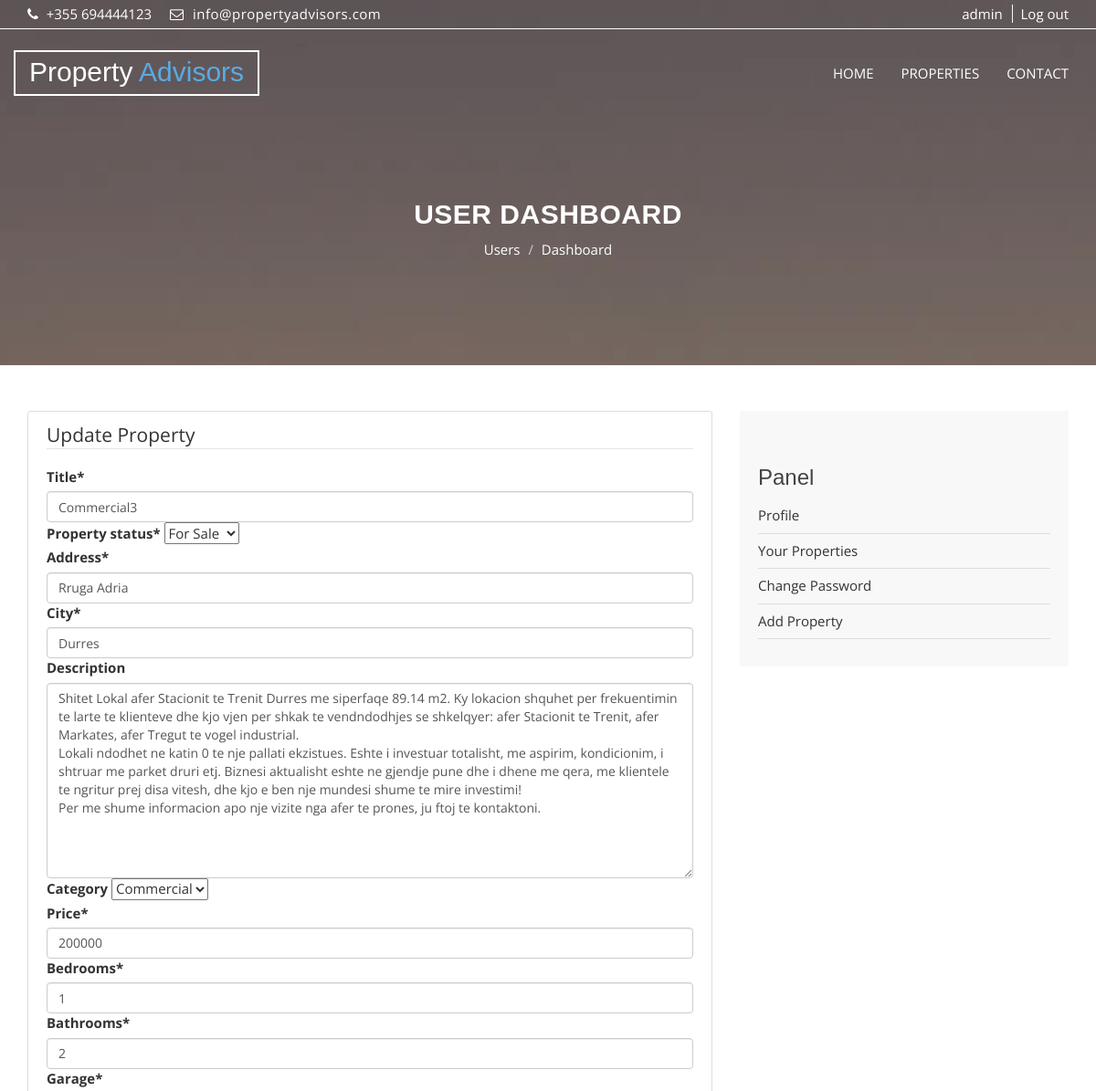
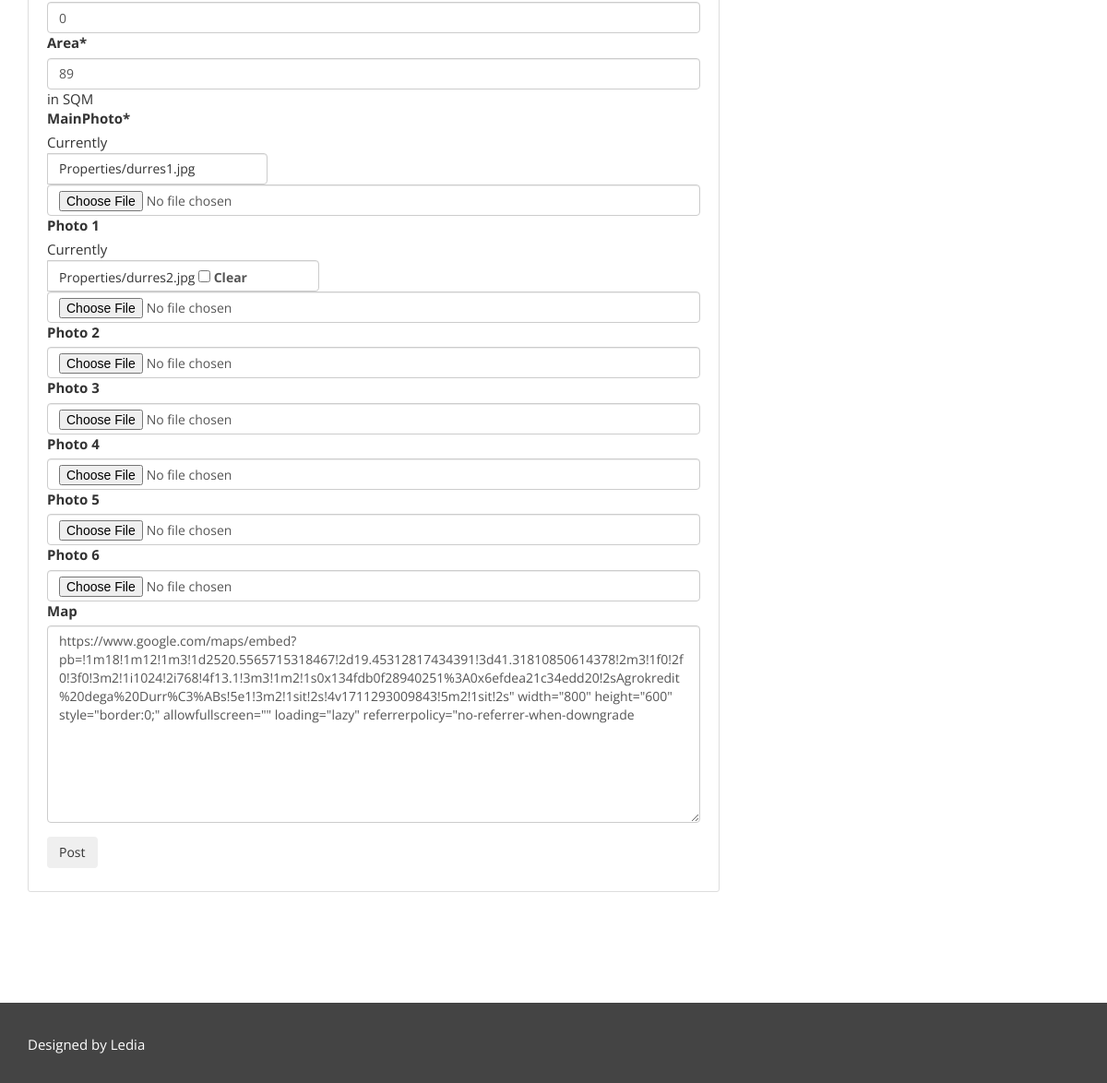
Screenshot of /accounts/property/36/update/ (signed in) with the database file from the repository (2 pictures, top to bottom).
### property/models.py (models this page shows, shortened)
class Property(models.Model):
    property_choices = [
        ('FS', 'For Sale'),
        ('FR', 'For Rent'),
    ]
    author = models.ForeignKey(User, on_delete=models.CASCADE, null=True)
    title = models.CharField(max_length=255, verbose_name="Title")
    property_status = models.CharField(max_length=2, choices=property_choices, verbose_name="Property status")
    address = models.CharField(max_length=255, verbose_name="Address")
    city = models.CharField(max_length=255, verbose_name="City")
    description = models.TextField(blank=True, verbose_name='Description')
    category = models.ForeignKey("Category", related_name="property", verbose_name="Category", on_delete=models.CASCADE,
                                 blank=True, null=True)
    price = models.PositiveIntegerField(verbose_name='Price')
    bedrooms = models.PositiveIntegerField(verbose_name='Bedrooms', default=0)
    bathrooms = models.PositiveIntegerField(verbose_name='Bathrooms', default=0)
    garage = models.PositiveIntegerField(default=0, verbose_name='Garage')
    sqm = models.PositiveIntegerField(verbose_name = "Area", help_text = 'in SQM')
    MainPhoto = models.ImageField(upload_to="Properties/")
    photo_1 = models.ImageField(upload_to="Properties/", blank=True, null=True)
    photo_2 = models.ImageField(upload_to="Properties/", blank=True, null=True)
    photo_3 = models.ImageField(upload_to="Properties/", blank=True, null=True)
    photo_4 = models.ImageField(upload_to="Properties/", blank=True, null=True)
    photo_5 = models.ImageField(upload_to="Properties/", blank=True, null=True)
    photo_6 = models.ImageField(upload_to="Properties/", blank=True, null=True)
    scr_map=models.TextField(blank=True, verbose_name='Map')
    views = models.IntegerField(default=0)
    pub_date = models.DateTimeField(auto_now_add=True)
    update_date = models.DateTimeField(auto_now=True, auto_now_add=False)
    class Meta:
        ordering = ('-pub_date',)
        verbose_name = 'Property'
        verbose_name_plural = 'Properties'

class Category(models.Model):
    title = models.CharField(verbose_name="Title", max_length=50)
    slug = models.SlugField(verbose_name="Slug")
    class Meta:
        verbose_name_plural = "Categories"
    def __str__(self):
        return self.title

### users/views.py (the view, shortened to what this page needs)
# urls.py: path("property/<int:pk>/update/", views.PropertyUpdateView.as_view(), name = "update-property"),
class PropertyUpdateView(LoginRequiredMixin, SuccessMessageMixin, UserPassesTestMixin, UpdateView):
    model = Property
    template_name = "users/property-create-update.html"
    fields = FIELDS
    success_message = "Your property has been updated successfully!"
    def test_func(self):
        property = self.get_object()
        if self.request.user == property.author:
            return True
        return False

### property/context_processors.py (called while the page is built)
def global_context(request):
    if resolve(request.path_info).app_name == "property":
        categories = Category.objects.all()
        property_choices = dict(Property.property_choices)
        return {"categories": categories, "property_choices": property_choices}
    return {}

### users/templates/users/property-create-update.html (shortened to what this page needs)
{%extends 'base.html' %}
{%load static %}
{%load crispy_forms_tags %}
{%block content %}
    <section id="aa-property-header">
    <div class="container">
        <div class="row">
        <div class="col-md-12">
            <div class="aa-property-header-inner">
            <h2>User Dashboard</h2>
            <ol class="breadcrumb">
            <li><a href="#">Users</a></li>
            <li class="active">Dashboard</li>
            </ol>
            </div>
        </div>
        </div>
    </div>
    </section>
    <section id="aa-blog">
        <div class="container">
            <div class="row">
                <div class="col-md-12">
                    <div class="aa-blog-area">
                        <div class="row">
                            <div class="col-md-8">
                                <div class="content-section">
                                    <form method="POST" enctype="multipart/form-data">
                                        <fieldset class="form-group">
                                        {% if request.resolver_match.url_name == "create-property" %}
                                            <legend class="border-bottom mb-4">New Property</legend>
                                        {%else%}
                                            <legend class="border-bottom mb-4">Update Property</legend>
                                        {%endif%}
                                            {{ form|crispy }}
                                        </fieldset>
                                        <div class="form-group">
                                            <button class="btn btn-outline-info" type="submit">Post</button>
                                        </div>
                                    </form>
                                </div>
                            </div>
                            {%include 'users/profile-sidebar.html'%}
                        </div>
                    </div>
                </div>
            </div>
        </div>
    </section>
{%endblock content%}

### templates/base.html (shortened to what this page needs)
{% load static %}
{%load humanize%}
<!DOCTYPE html>
<html lang="en">
  <head>
    <link href="{% static 'css/font-awesome.css' %}" rel="stylesheet">
    <link href="{% static 'css/bootstrap.css'%}" rel="stylesheet">
    <link rel="stylesheet" type="text/css" href="{% static 'css/slick.css' %}">
    <link rel="stylesheet" type="text/css" href="{% static 'css/nouislider.css' %}">
    <link rel="stylesheet" href="{% static 'css/jquery.fancybox.css' %}" type="text/css" media="screen" />
    <link id="switcher" href="{% static 'css/theme-color/default-theme.css' %}" rel="stylesheet">
    <link href="{% static 'css/style.css' %}" rel="stylesheet">
  </head>
  <body class="aa-price-range">
  <header id="aa-header">
    <div class="container">
      <div class="row">
        <div class="col-md-12">
          <div class="aa-header-area">
            <div class="row">
              <div class="col-md-6 col-sm-6 col-xs-6">
                <div class="aa-header-left">
                  <div class="aa-telephone-no">
                    <span class="fa fa-phone"></span>
                    +355 694444123
                  </div>
                  <div class="aa-email hidden-xs">
                    <span class="fa fa-envelope-o"></span> info@propertyadvisors.com
                  </div>
                </div>
              </div>
              <div class="col-md-6 col-sm-6 col-xs-6">
                <div class="aa-header-right">
                {%if user.is_authenticated%}
                  <a href="{%url 'users:profile' user.username%}" class="aa-register">{{user.get_username}}</a>
                  <a href="{%url 'users:logout'%}" class="aa-login">Log out</a>
                {%else%}
                  <a href="{%url 'users:register'%}" class="aa-register">Register</a>
                  <a href="{%url 'users:login'%}" class="aa-login">Login</a>
                {%endif%}
                </div>
              </div>
            </div>
          </div>
        </div>
      </div>
    </div>
  </header>
  <section id="aa-menu-area">
    <nav class="navbar navbar-default main-navbar" role="navigation">
      <div class="container">
        <div class="navbar-header">
           <a class="navbar-brand aa-logo" href="{% url 'property:Home-Page' %}"> Property <span>Advisors</span></a>
        </div>
        <div id="navbar" class="navbar-collapse collapse">
          <ul id="top-menu" class="nav navbar-nav navbar-right aa-main-nav">
            <li class="{% if request.resolver_match.url_name == "property:Home-Page" %}active{% endif %}"><a href="{% url 'property:Home-Page' %}">HOME</a></li>
            <li class="{% if request.resolver_match.url_name == "property:Properties-List" %}active{% endif %}"><a href="{% url 'property:Properties-List'%}">PROPERTIES</a></li>
            <li class="{% if request.resolver_match.url_name == "contact" %}active{% endif %}"><a href="{%url 'contact'%}">CONTACT</a></li>
          </ul>
        </div>
      </div>
    </nav>
  </section>
  {% block content %}
  {% endblock %}
  <footer id="aa-footer">
    <div class="container">
      <div class="row">
        <div class="col-md-12">
        <div class="aa-footer-area">
          <div class="row">
            <div class="col-md-3 col-sm-6 col-xs-12">
              <div class="aa-footer-left">
               <p>Designed by Ledia</p>
              </div>
            </div>
          </div>
        </div>
      </div>
      </div>
    </div>
  </footer>
  </body>
</html>

### static/css/theme-color/default-theme.css (style rules this page uses)
h2 { color: #59abe3; }
#aa-menu-area .main-navbar .navbar-header .aa-logo span { color: #59abe3; }
#aa-property-header .aa-property-header-inner .breadcrumb li.active { color: #59abe3; }

### rows the page displays
Property: title "Commercial3", property_status "For Sale", address "Rruga Adria", city "Durres", description "Shitet Lokal afer Stacionit te Trenit Durres me siperfaqe 89.14 m2. Ky lokacion shquhet per frekuentimin te larte te klienteve dhe kjo vjen per shkak te vendndodhjes se shkelqyer: afer Stacionit te Trenit, afer Markates, afer Tregut te vogel industrial. Lokali ndodhet ne katin 0 te nje pallati ekzistues. Eshte i investuar totalisht, me aspirim, kondicionim, i shtruar me parket druri etj. Biznesi aktualisht eshte ne gjendje pune dhe i dhene me qera, me klientele te ngritur prej disa vitesh, dhe kjo e ben nje mundesi shume te mire investimi! Per me shume informacion apo nje vizite nga afer te prones, ju ftoj te kontaktoni.", category "Commercial", price "200000", bedrooms "1", bathrooms "2", garage "0", sqm "89", scr_map "https://www.google.com/maps/embed?pb=!1m18!1m12!1m3!1d2520.5565715318467!2d19.45312817434391!3d41.31810850614378!2m3!1f0!2f0!3f0!3m2!1i1024!2i768!4f13.1!3m3!1m2!1s0x134fdb0f28940251%3A0x6efdea21c34edd20!2sAgrokredit%20dega%20Durr%C3%ABs!5e1!3m2!1sit!2s!4v1711293009843!5m2!1sit!2s\" width=\"800\" height=\"600\" style=\"border:0;\" allowfullscreen=\"\" loading=\"lazy\" referrerpolicy=\"no-referrer-when-downgrade"

### other values shown
{{ user.get_username }} "admin"
